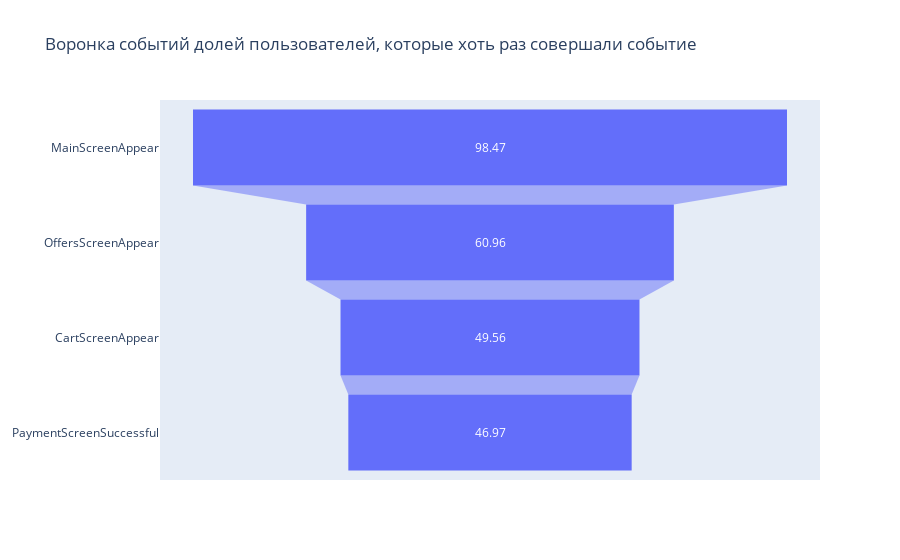

The notebook cell this image was saved under:
### Code cell
# построим график воронки событий долей пользователей, которые хоть раз совершали событие
fig = go.Figure(go.Funnel(
    y = funnel_sales['event_name'],
    x = funnel_sales['share, %']))
fig.update_layout(title_text='Воронка событий долей пользователей, которые хоть раз совершали событие')
fig.show()
pio.write_html(fig, file='figure.html', auto_open=True)

### Figure 1 — Plotly figure (JSON) as saved in the notebook; plotly's stock layout.template omitted (floating-point values rounded to 4 significant figures)
{"data": [{"type": "funnel", "x": [98.47, 60.96, 49.56, 46.97], "y": ["MainScreenAppear", "OffersScreenAppear", "CartScreenAppear", "PaymentScreenSuccessful"]}], "layout": {"title": {"text": "Воронка событий долей пользователей, которые хоть раз совершали событие"}}}
